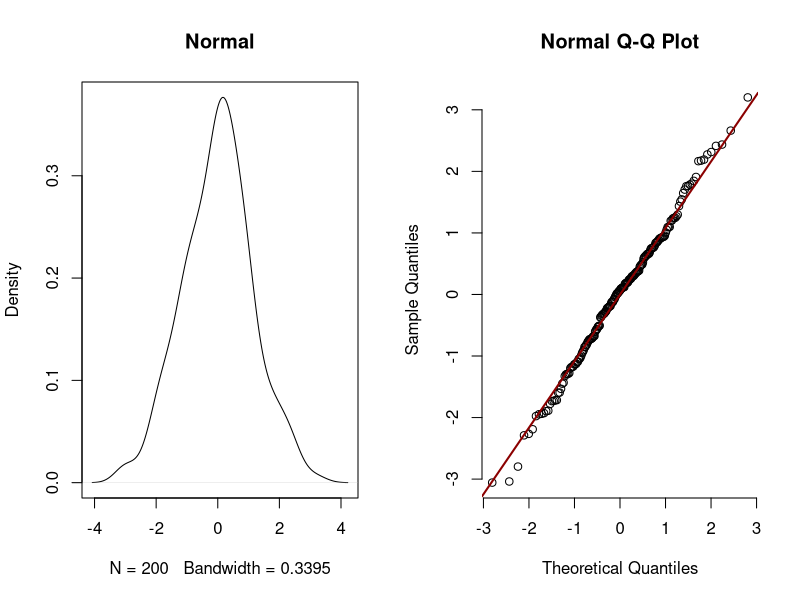
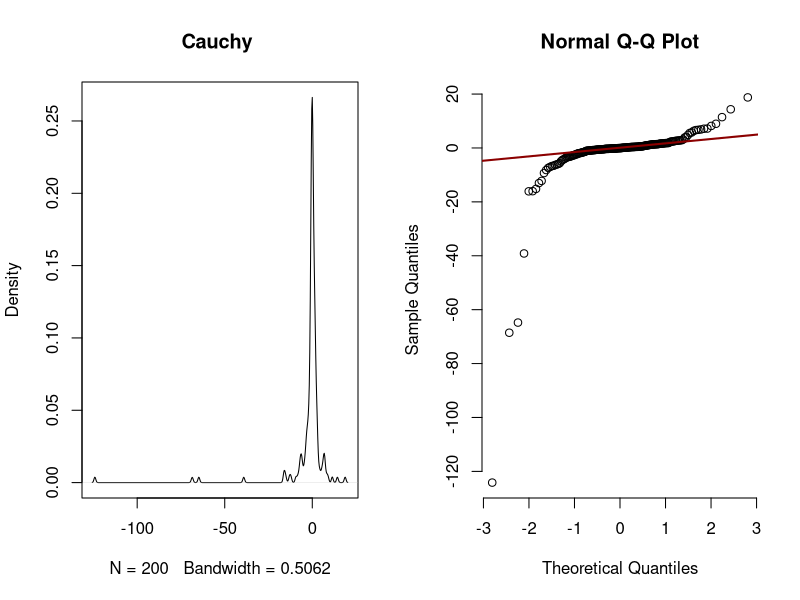
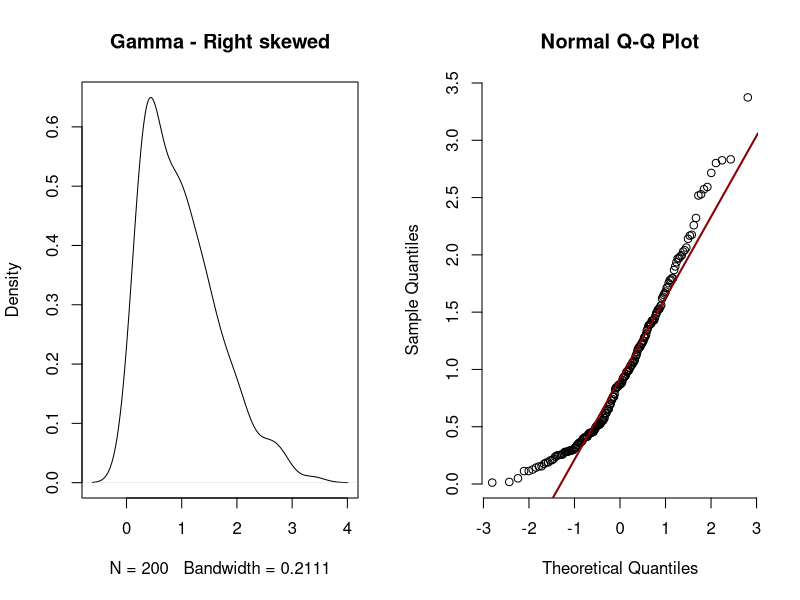
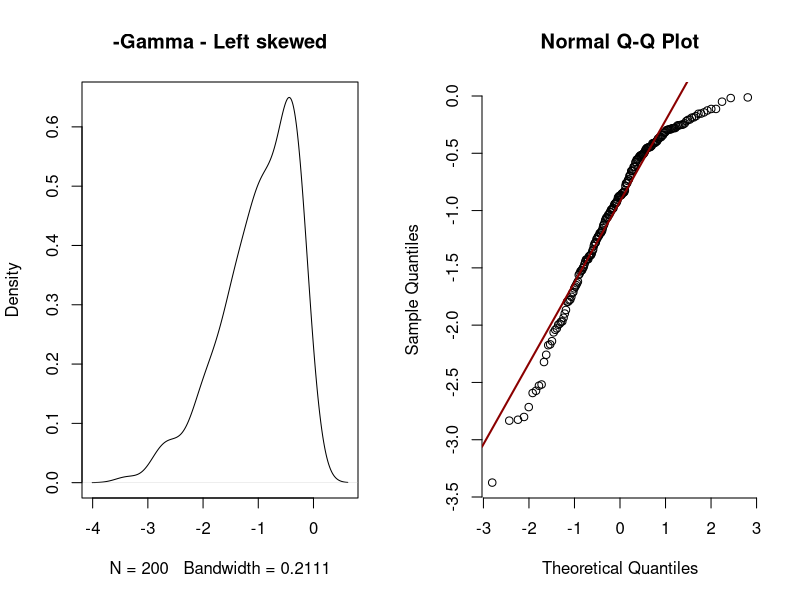
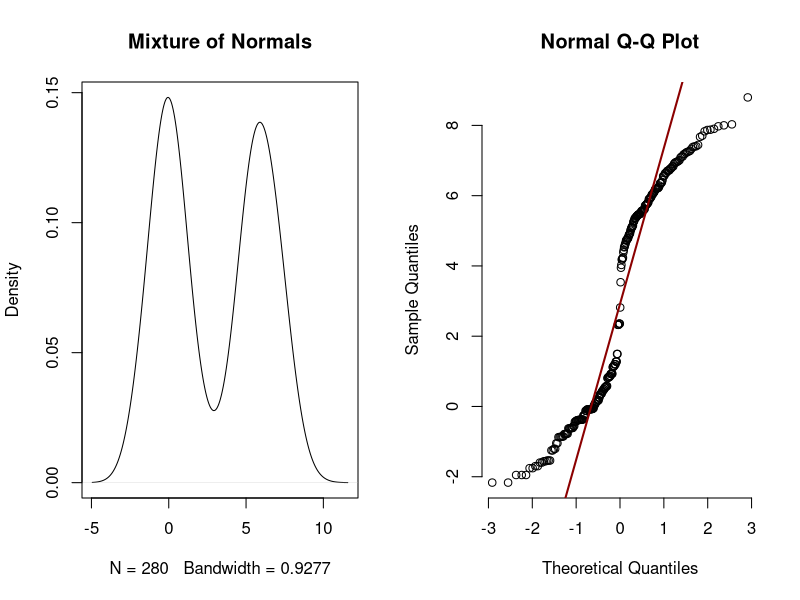
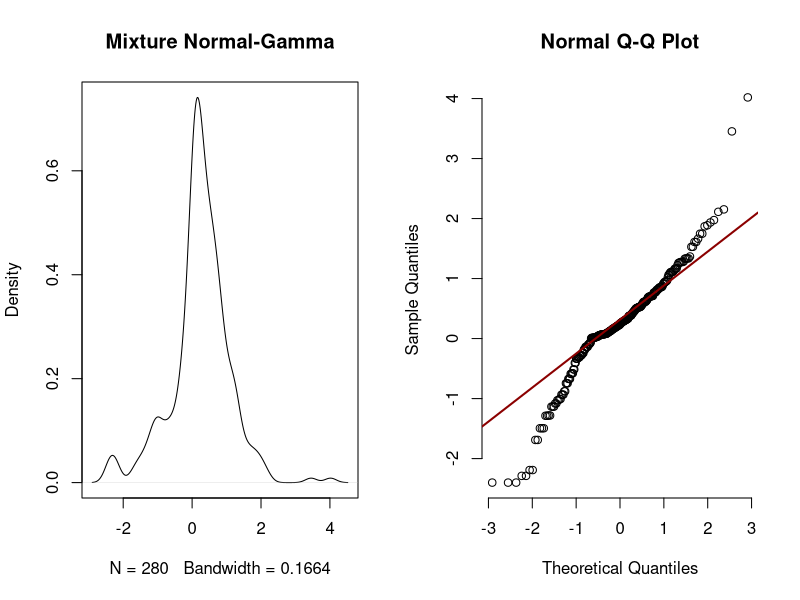

Reproduce these figures in R, in order.
#------------------------
# Quantile-Quantile plots
#------------------------

# 1. Genrate artificial data
set.seed(2020)
sample1 = rnorm(200, mean = 0, sd = 1)
sample2 = rt(200, df = 1)
sample3 = rgamma(200, shape = 2, rate = 2)
sample4 = -sample3
sample5 = rbind(rnorm(60, mean = 0, sd = 1), rnorm(140, mean = 6, sd = 1))
sample6 = rbind(rnorm(60, mean = 0, sd = 1), rgamma(140, shape = 1, rate = 2))

# 2. Plot
par(mfrow=c(1,2))
plot(density(sample1), 'Normal')
qqnorm(sample1, pch = 1, frame = FALSE)
qqline(sample1, col = "darkred", lwd = 2)

par(mfrow=c(1,2))
plot(density(sample2), 'Cauchy ')
qqnorm(sample2, pch = 1, frame = FALSE)
qqline(sample2, col = "darkred", lwd = 2)

par(mfrow=c(1,2))
plot(density(sample3), 'Gamma - Right skewed')
qqnorm(sample3, pch = 1, frame = FALSE)
qqline(sample3, col = "darkred", lwd = 2)

par(mfrow=c(1,2))
plot(density(sample4), '-Gamma - Left skewed')
qqnorm(sample4, pch = 1, frame = FALSE)
qqline(sample4, col = "darkred", lwd = 2)

par(mfrow=c(1,2))
plot(density(sample5), 'Mixture of Normals')
qqnorm(sample5, pch = 1, frame = FALSE)
qqline(sample5, col = "darkred", lwd = 2)

par(mfrow=c(1,2))
plot(density(sample6), 'Mixture Normal-Gamma')
qqnorm(sample6, pch = 1, frame = FALSE)
qqline(sample6, col = "darkred", lwd = 2)

#----
# end
#----